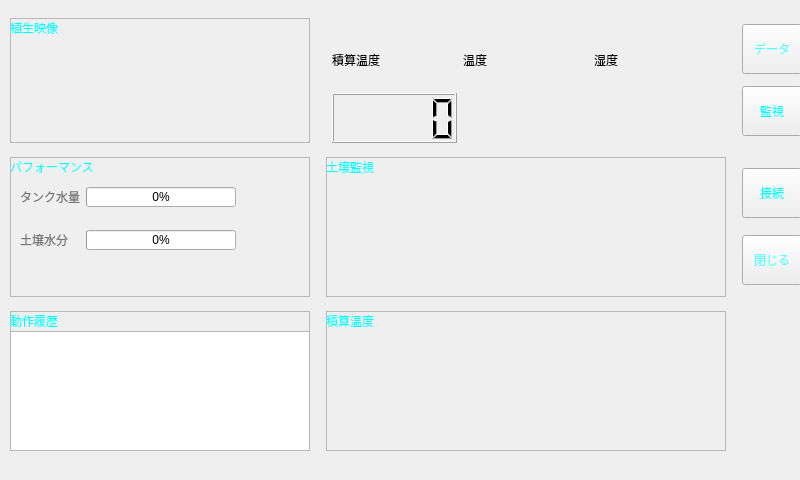
<?xml version="1.0" encoding="UTF-8"?>
<ui version="4.0">
 <class>Form</class>
 <widget class="QWidget" name="Form">
  <property name="geometry">
   <rect>
    <x>0</x>
    <y>0</y>
    <width>800</width>
    <height>480</height>
   </rect>
  </property>
  <property name="minimumSize">
   <size>
    <width>800</width>
    <height>480</height>
   </size>
  </property>
  <property name="maximumSize">
   <size>
    <width>800</width>
    <height>480</height>
   </size>
  </property>
  <property name="windowTitle">
   <string>Form</string>
  </property>
  <widget class="QWidget" name="layoutWidget">
   <property name="geometry">
    <rect>
     <x>0</x>
     <y>10</y>
     <width>815</width>
     <height>451</height>
    </rect>
   </property>
   <layout class="QGridLayout" name="gridLayout">
    <property name="spacing">
     <number>6</number>
    </property>
    <item row="2" column="1">
     <widget class="QFrame" name="frame_5">
      <property name="minimumSize">
       <size>
        <width>400</width>
        <height>140</height>
       </size>
      </property>
      <property name="maximumSize">
       <size>
        <width>400</width>
        <height>140</height>
       </size>
      </property>
      <property name="frameShape">
       <enum>QFrame::StyledPanel</enum>
      </property>
      <property name="frameShadow">
       <enum>QFrame::Raised</enum>
      </property>
      <widget class="MultiMqlWidget" name="MultiMqlWidget" native="true">
       <property name="geometry">
        <rect>
         <x>0</x>
         <y>20</y>
         <width>400</width>
         <height>120</height>
        </rect>
       </property>
       <property name="maximumSize">
        <size>
         <width>400</width>
         <height>120</height>
        </size>
       </property>
      </widget>
      <widget class="QLabel" name="label_graph_name">
       <property name="geometry">
        <rect>
         <x>0</x>
         <y>0</y>
         <width>70</width>
         <height>20</height>
        </rect>
       </property>
       <property name="styleSheet">
        <string notr="true">font: 57 10pt &quot;Quicksand Medium&quot;;
color: rgb(0, 255, 255);</string>
       </property>
       <property name="text">
        <string>積算温度</string>
       </property>
      </widget>
     </widget>
    </item>
    <item row="1" column="1">
     <widget class="QFrame" name="frame_4">
      <property name="minimumSize">
       <size>
        <width>400</width>
        <height>140</height>
       </size>
      </property>
      <property name="maximumSize">
       <size>
        <width>400</width>
        <height>140</height>
       </size>
      </property>
      <property name="frameShape">
       <enum>QFrame::StyledPanel</enum>
      </property>
      <property name="frameShadow">
       <enum>QFrame::Raised</enum>
      </property>
      <property name="lineWidth">
       <number>1</number>
      </property>
      <widget class="SoilMqlWidget" name="SoilMqlWidget" native="true">
       <property name="enabled">
        <bool>true</bool>
       </property>
       <property name="geometry">
        <rect>
         <x>0</x>
         <y>20</y>
         <width>400</width>
         <height>120</height>
        </rect>
       </property>
       <property name="minimumSize">
        <size>
         <width>400</width>
         <height>120</height>
        </size>
       </property>
       <property name="maximumSize">
        <size>
         <width>400</width>
         <height>120</height>
        </size>
       </property>
       <property name="focusPolicy">
        <enum>Qt::NoFocus</enum>
       </property>
       <property name="layoutDirection">
        <enum>Qt::LeftToRight</enum>
       </property>
      </widget>
      <widget class="QLabel" name="label_10">
       <property name="geometry">
        <rect>
         <x>0</x>
         <y>0</y>
         <width>70</width>
         <height>20</height>
        </rect>
       </property>
       <property name="maximumSize">
        <size>
         <width>70</width>
         <height>20</height>
        </size>
       </property>
       <property name="styleSheet">
        <string notr="true">font: 57 10pt &quot;Quicksand Medium&quot;;
color: rgb(0, 255, 255);</string>
       </property>
       <property name="text">
        <string>土壌監視</string>
       </property>
      </widget>
     </widget>
    </item>
    <item row="0" column="1">
     <layout class="QVBoxLayout" name="verticalLayout">
      <property name="spacing">
       <number>0</number>
      </property>
      <property name="sizeConstraint">
       <enum>QLayout::SetNoConstraint</enum>
      </property>
      <item>
       <layout class="QHBoxLayout" name="horizontalLayout">
        <item>
         <widget class="QLabel" name="label">
          <property name="minimumSize">
           <size>
            <width>125</width>
            <height>51</height>
           </size>
          </property>
          <property name="maximumSize">
           <size>
            <width>125</width>
            <height>51</height>
           </size>
          </property>
          <property name="layoutDirection">
           <enum>Qt::LeftToRight</enum>
          </property>
          <property name="text">
           <string>積算温度</string>
          </property>
          <property name="alignment">
           <set>Qt::AlignBottom|Qt::AlignLeading|Qt::AlignLeft</set>
          </property>
         </widget>
        </item>
        <item>
         <widget class="QLabel" name="label_3">
          <property name="minimumSize">
           <size>
            <width>125</width>
            <height>51</height>
           </size>
          </property>
          <property name="maximumSize">
           <size>
            <width>125</width>
            <height>51</height>
           </size>
          </property>
          <property name="text">
           <string>温度</string>
          </property>
          <property name="alignment">
           <set>Qt::AlignBottom|Qt::AlignLeading|Qt::AlignLeft</set>
          </property>
         </widget>
        </item>
        <item>
         <widget class="QLabel" name="label_4">
          <property name="minimumSize">
           <size>
            <width>125</width>
            <height>51</height>
           </size>
          </property>
          <property name="maximumSize">
           <size>
            <width>125</width>
            <height>51</height>
           </size>
          </property>
          <property name="text">
           <string>湿度</string>
          </property>
          <property name="alignment">
           <set>Qt::AlignBottom|Qt::AlignLeading|Qt::AlignLeft</set>
          </property>
         </widget>
        </item>
       </layout>
      </item>
      <item>
       <layout class="QHBoxLayout" name="horizontalLayout_7">
        <item>
         <widget class="QLabel" name="label_integral_temp_standard">
          <property name="minimumSize">
           <size>
            <width>0</width>
            <height>24</height>
           </size>
          </property>
          <property name="styleSheet">
           <string notr="true">font: 57 14pt &quot;Quicksand Medium&quot;;
color: rgb(0, 255, 127);</string>
          </property>
          <property name="text">
           <string/>
          </property>
          <property name="alignment">
           <set>Qt::AlignCenter</set>
          </property>
         </widget>
        </item>
        <item>
         <widget class="QLabel" name="label_temp_standard">
          <property name="minimumSize">
           <size>
            <width>0</width>
            <height>24</height>
           </size>
          </property>
          <property name="styleSheet">
           <string notr="true">font: 57 14pt &quot;Quicksand Medium&quot;;
color: rgb(0, 255, 127);</string>
          </property>
          <property name="text">
           <string/>
          </property>
          <property name="alignment">
           <set>Qt::AlignCenter</set>
          </property>
         </widget>
        </item>
        <item>
         <widget class="QLabel" name="label_humidity_standard">
          <property name="minimumSize">
           <size>
            <width>0</width>
            <height>24</height>
           </size>
          </property>
          <property name="styleSheet">
           <string notr="true">font: 57 14pt &quot;Quicksand Medium&quot;;
color: rgb(0, 255, 127);</string>
          </property>
          <property name="text">
           <string/>
          </property>
          <property name="alignment">
           <set>Qt::AlignCenter</set>
          </property>
         </widget>
        </item>
       </layout>
      </item>
      <item>
       <layout class="QHBoxLayout" name="horizontalLayout_2">
        <item>
         <widget class="QLCDNumber" name="lcdNumber_integral_temp">
          <property name="minimumSize">
           <size>
            <width>125</width>
            <height>50</height>
           </size>
          </property>
          <property name="maximumSize">
           <size>
            <width>125</width>
            <height>50</height>
           </size>
          </property>
         </widget>
        </item>
        <item>
         <widget class="QLabel" name="label_temp">
          <property name="minimumSize">
           <size>
            <width>125</width>
            <height>50</height>
           </size>
          </property>
          <property name="maximumSize">
           <size>
            <width>125</width>
            <height>50</height>
           </size>
          </property>
          <property name="layoutDirection">
           <enum>Qt::LeftToRight</enum>
          </property>
          <property name="styleSheet">
           <string notr="true">font: 57 14pt &quot;Quicksand Medium&quot;;
color: rgb(255, 0, 0);</string>
          </property>
          <property name="text">
           <string/>
          </property>
          <property name="alignment">
           <set>Qt::AlignCenter</set>
          </property>
         </widget>
        </item>
        <item>
         <widget class="QLabel" name="label_humidity">
          <property name="minimumSize">
           <size>
            <width>125</width>
            <height>50</height>
           </size>
          </property>
          <property name="maximumSize">
           <size>
            <width>125</width>
            <height>50</height>
           </size>
          </property>
          <property name="styleSheet">
           <string notr="true">font: 57 14pt &quot;Quicksand Medium&quot;;
color: rgb(0, 170, 255);</string>
          </property>
          <property name="text">
           <string/>
          </property>
          <property name="textFormat">
           <enum>Qt::AutoText</enum>
          </property>
          <property name="alignment">
           <set>Qt::AlignCenter</set>
          </property>
         </widget>
        </item>
       </layout>
      </item>
     </layout>
    </item>
    <item row="1" column="0">
     <widget class="QFrame" name="frame_3">
      <property name="minimumSize">
       <size>
        <width>300</width>
        <height>140</height>
       </size>
      </property>
      <property name="maximumSize">
       <size>
        <width>300</width>
        <height>140</height>
       </size>
      </property>
      <property name="frameShape">
       <enum>QFrame::StyledPanel</enum>
      </property>
      <property name="frameShadow">
       <enum>QFrame::Raised</enum>
      </property>
      <widget class="QLabel" name="label_6">
       <property name="geometry">
        <rect>
         <x>0</x>
         <y>0</y>
         <width>100</width>
         <height>20</height>
        </rect>
       </property>
       <property name="minimumSize">
        <size>
         <width>100</width>
         <height>20</height>
        </size>
       </property>
       <property name="maximumSize">
        <size>
         <width>100</width>
         <height>20</height>
        </size>
       </property>
       <property name="styleSheet">
        <string notr="true">font: 10pt &quot;Quicksand&quot;;
color: rgb(0, 255, 255);</string>
       </property>
       <property name="text">
        <string>パフォーマンス</string>
       </property>
       <property name="textFormat">
        <enum>Qt::AutoText</enum>
       </property>
      </widget>
      <widget class="QWidget" name="verticalLayoutWidget">
       <property name="geometry">
        <rect>
         <x>10</x>
         <y>30</y>
         <width>281</width>
         <height>81</height>
        </rect>
       </property>
       <layout class="QVBoxLayout" name="verticalLayout_4">
        <item>
         <layout class="QHBoxLayout" name="horizontalLayout_4">
          <item>
           <widget class="QLabel" name="label_13">
            <property name="minimumSize">
             <size>
              <width>60</width>
              <height>20</height>
             </size>
            </property>
            <property name="maximumSize">
             <size>
              <width>60</width>
              <height>20</height>
             </size>
            </property>
            <property name="styleSheet">
             <string notr="true">font: 8pt &quot;Quicksand&quot;;
color: rgb(117, 117, 117);</string>
            </property>
            <property name="text">
             <string>タンク水量</string>
            </property>
           </widget>
          </item>
          <item>
           <widget class="QProgressBar" name="progressBar_tank_capacity">
            <property name="minimumSize">
             <size>
              <width>150</width>
              <height>20</height>
             </size>
            </property>
            <property name="maximumSize">
             <size>
              <width>150</width>
              <height>20</height>
             </size>
            </property>
            <property name="value">
             <number>0</number>
            </property>
           </widget>
          </item>
          <item>
           <spacer name="horizontalSpacer">
            <property name="orientation">
             <enum>Qt::Horizontal</enum>
            </property>
            <property name="sizeHint" stdset="0">
             <size>
              <width>5</width>
              <height>20</height>
             </size>
            </property>
           </spacer>
          </item>
         </layout>
        </item>
        <item>
         <layout class="QHBoxLayout" name="horizontalLayout_3">
          <item>
           <widget class="QLabel" name="label_7">
            <property name="minimumSize">
             <size>
              <width>60</width>
              <height>20</height>
             </size>
            </property>
            <property name="maximumSize">
             <size>
              <width>60</width>
              <height>20</height>
             </size>
            </property>
            <property name="styleSheet">
             <string notr="true">font: 8pt &quot;Quicksand&quot;;
color: rgb(117, 117, 117);</string>
            </property>
            <property name="text">
             <string>土壌水分</string>
            </property>
           </widget>
          </item>
          <item>
           <widget class="QProgressBar" name="progressBar_soil">
            <property name="minimumSize">
             <size>
              <width>150</width>
              <height>20</height>
             </size>
            </property>
            <property name="maximumSize">
             <size>
              <width>150</width>
              <height>20</height>
             </size>
            </property>
            <property name="value">
             <number>0</number>
            </property>
           </widget>
          </item>
          <item>
           <widget class="QLabel" name="label_soil_standard">
            <property name="styleSheet">
             <string notr="true">font: 57 14pt &quot;Quicksand Medium&quot;;
color: rgb(0, 255, 127);</string>
            </property>
            <property name="text">
             <string/>
            </property>
           </widget>
          </item>
         </layout>
        </item>
       </layout>
      </widget>
     </widget>
    </item>
    <item row="2" column="0">
     <widget class="QFrame" name="frame_2">
      <property name="minimumSize">
       <size>
        <width>300</width>
        <height>140</height>
       </size>
      </property>
      <property name="maximumSize">
       <size>
        <width>300</width>
        <height>140</height>
       </size>
      </property>
      <property name="frameShape">
       <enum>QFrame::StyledPanel</enum>
      </property>
      <property name="frameShadow">
       <enum>QFrame::Raised</enum>
      </property>
      <widget class="QLabel" name="label_8">
       <property name="geometry">
        <rect>
         <x>0</x>
         <y>0</y>
         <width>100</width>
         <height>20</height>
        </rect>
       </property>
       <property name="minimumSize">
        <size>
         <width>100</width>
         <height>20</height>
        </size>
       </property>
       <property name="maximumSize">
        <size>
         <width>100</width>
         <height>20</height>
        </size>
       </property>
       <property name="styleSheet">
        <string notr="true">font: 10pt &quot;Quicksand&quot;;
color: rgb(0, 255, 255);</string>
       </property>
       <property name="text">
        <string>動作履歴</string>
       </property>
       <property name="textFormat">
        <enum>Qt::AutoText</enum>
       </property>
      </widget>
      <widget class="QTextBrowser" name="textBrowser_state">
       <property name="geometry">
        <rect>
         <x>0</x>
         <y>20</y>
         <width>300</width>
         <height>120</height>
        </rect>
       </property>
       <property name="maximumSize">
        <size>
         <width>300</width>
         <height>120</height>
        </size>
       </property>
       <property name="styleSheet">
        <string notr="true">font: 57 8pt &quot;Quicksand Medium&quot;;
color: rgb(140, 140, 140);</string>
       </property>
      </widget>
     </widget>
    </item>
    <item row="2" column="2">
     <layout class="QVBoxLayout" name="verticalLayout_2"/>
    </item>
    <item row="0" column="0">
     <widget class="QFrame" name="frame">
      <property name="minimumSize">
       <size>
        <width>300</width>
        <height>125</height>
       </size>
      </property>
      <property name="maximumSize">
       <size>
        <width>300</width>
        <height>125</height>
       </size>
      </property>
      <property name="styleSheet">
       <string notr="true"/>
      </property>
      <property name="frameShape">
       <enum>QFrame::StyledPanel</enum>
      </property>
      <property name="frameShadow">
       <enum>QFrame::Raised</enum>
      </property>
      <widget class="QLabel" name="label_9">
       <property name="geometry">
        <rect>
         <x>10</x>
         <y>10</y>
         <width>100</width>
         <height>20</height>
        </rect>
       </property>
       <property name="minimumSize">
        <size>
         <width>100</width>
         <height>20</height>
        </size>
       </property>
       <property name="maximumSize">
        <size>
         <width>100</width>
         <height>20</height>
        </size>
       </property>
       <property name="styleSheet">
        <string notr="true">font: 10pt &quot;Quicksand&quot;;
color: rgb(0, 255, 255);</string>
       </property>
       <property name="text">
        <string/>
       </property>
       <property name="textFormat">
        <enum>Qt::AutoText</enum>
       </property>
      </widget>
      <widget class="QLabel" name="label_12">
       <property name="geometry">
        <rect>
         <x>0</x>
         <y>0</y>
         <width>100</width>
         <height>20</height>
        </rect>
       </property>
       <property name="minimumSize">
        <size>
         <width>100</width>
         <height>20</height>
        </size>
       </property>
       <property name="maximumSize">
        <size>
         <width>100</width>
         <height>20</height>
        </size>
       </property>
       <property name="styleSheet">
        <string notr="true">font: 10pt &quot;Quicksand&quot;;
color: rgb(0, 255, 255);</string>
       </property>
       <property name="text">
        <string>植生映像</string>
       </property>
       <property name="textFormat">
        <enum>Qt::AutoText</enum>
       </property>
      </widget>
     </widget>
    </item>
    <item row="0" column="2">
     <layout class="QVBoxLayout" name="verticalLayout_3">
      <item>
       <widget class="QPushButton" name="pushButton_graph">
        <property name="minimumSize">
         <size>
          <width>60</width>
          <height>50</height>
         </size>
        </property>
        <property name="maximumSize">
         <size>
          <width>60</width>
          <height>50</height>
         </size>
        </property>
        <property name="styleSheet">
         <string notr="true">color: rgb(85, 255, 255);</string>
        </property>
        <property name="text">
         <string>データ</string>
        </property>
        <property name="icon">
         <iconset>
          <normaloff>../../../../../../../../../.designer/backup/integral_temp.jpg</normaloff>../../../../../../../../../.designer/backup/integral_temp.jpg</iconset>
        </property>
        <property name="iconSize">
         <size>
          <width>40</width>
          <height>40</height>
         </size>
        </property>
       </widget>
      </item>
      <item>
       <widget class="QPushButton" name="pushButton_debug">
        <property name="minimumSize">
         <size>
          <width>60</width>
          <height>50</height>
         </size>
        </property>
        <property name="maximumSize">
         <size>
          <width>60</width>
          <height>50</height>
         </size>
        </property>
        <property name="styleSheet">
         <string notr="true">color: rgb(0, 255, 255);</string>
        </property>
        <property name="text">
         <string>監視</string>
        </property>
        <property name="icon">
         <iconset>
          <normaloff>../../../../../../../../../.designer/backup/temperature.jpeg</normaloff>../../../../../../../../../.designer/backup/temperature.jpeg</iconset>
        </property>
        <property name="iconSize">
         <size>
          <width>40</width>
          <height>40</height>
         </size>
        </property>
       </widget>
      </item>
     </layout>
    </item>
    <item row="1" column="2">
     <layout class="QVBoxLayout" name="verticalLayout_5">
      <item>
       <widget class="QPushButton" name="pushButton_connect">
        <property name="minimumSize">
         <size>
          <width>60</width>
          <height>50</height>
         </size>
        </property>
        <property name="maximumSize">
         <size>
          <width>60</width>
          <height>50</height>
         </size>
        </property>
        <property name="styleSheet">
         <string notr="true">color: rgb(0, 255, 255);</string>
        </property>
        <property name="text">
         <string>接続</string>
        </property>
        <property name="icon">
         <iconset>
          <normaloff>../../../../../../../../../.designer/backup/update.png</normaloff>../../../../../../../../../.designer/backup/update.png</iconset>
        </property>
        <property name="iconSize">
         <size>
          <width>40</width>
          <height>40</height>
         </size>
        </property>
       </widget>
      </item>
      <item>
       <widget class="QPushButton" name="pushButton_close">
        <property name="minimumSize">
         <size>
          <width>60</width>
          <height>50</height>
         </size>
        </property>
        <property name="maximumSize">
         <size>
          <width>60</width>
          <height>50</height>
         </size>
        </property>
        <property name="styleSheet">
         <string notr="true">color: rgb(85, 255, 255);
font: 57 12pt &quot;Quicksand Medium&quot;;</string>
        </property>
        <property name="text">
         <string>閉じる</string>
        </property>
       </widget>
      </item>
     </layout>
    </item>
   </layout>
  </widget>
 </widget>
 <customwidgets>
  <customwidget>
   <class>SoilMqlWidget</class>
   <extends>QWidget</extends>
   <header>soilmqlwidget.h</header>
   <container>1</container>
  </customwidget>
  <customwidget>
   <class>MultiMqlWidget</class>
   <extends>QWidget</extends>
   <header>multimqlwidget.h</header>
   <container>1</container>
  </customwidget>
 </customwidgets>
 <resources/>
 <connections/>
</ui>
